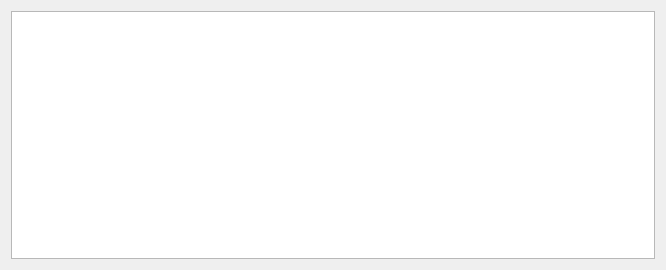
<?xml version="1.0" encoding="UTF-8"?>
<ui version="4.0">
<comment>
  * Released as open source by NCC Group Plc - http://www.nccgroup.com/
  *
  * Developed by Gabriel Caudrelier, gabriel dot caudrelier at nccgroup dot com
  *
  * https://github.com/nccgroup/pip3line
  *
  * Released under AGPL see LICENSE for more information
</comment>
 <class>LoggerWidget</class>
 <widget class="QWidget" name="LoggerWidget">
  <property name="geometry">
   <rect>
    <x>0</x>
    <y>0</y>
    <width>666</width>
    <height>270</height>
   </rect>
  </property>
  <property name="sizePolicy">
   <sizepolicy hsizetype="Preferred" vsizetype="Preferred">
    <horstretch>0</horstretch>
    <verstretch>0</verstretch>
   </sizepolicy>
  </property>
  <property name="minimumSize">
   <size>
    <width>0</width>
    <height>0</height>
   </size>
  </property>
  <property name="windowTitle">
   <string>Form</string>
  </property>
  <layout class="QVBoxLayout" name="verticalLayout">
   <item>
    <widget class="QTextEdit" name="messagesTextEdit">
     <property name="readOnly">
      <bool>true</bool>
     </property>
    </widget>
   </item>
  </layout>
 </widget>
 <resources/>
 <connections/>
</ui>
